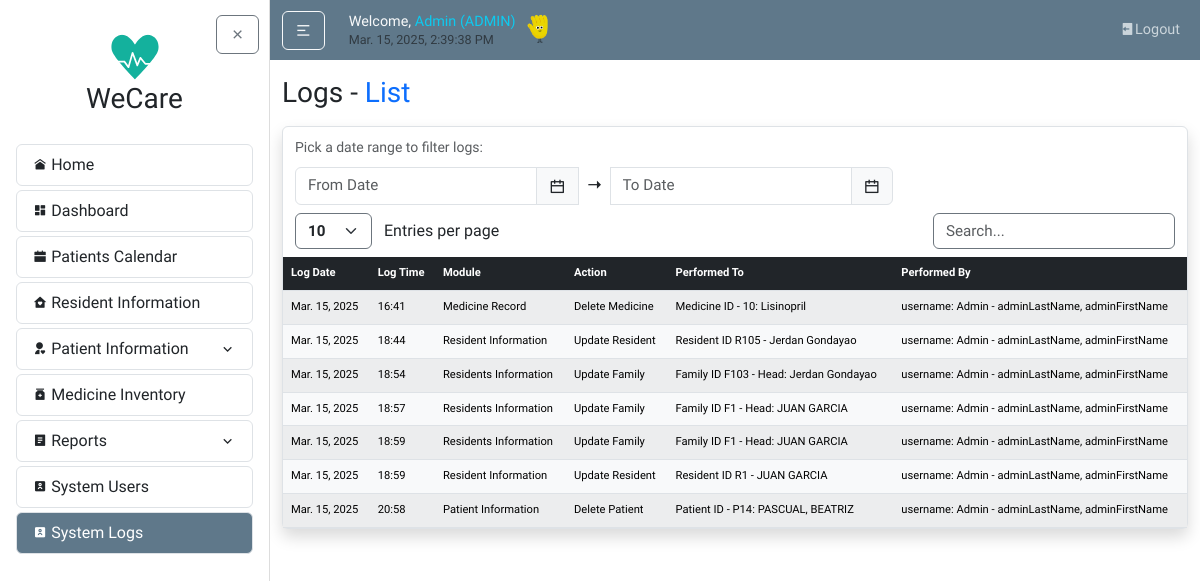
The page /logs/ (signed in) on the database as committed earlier.
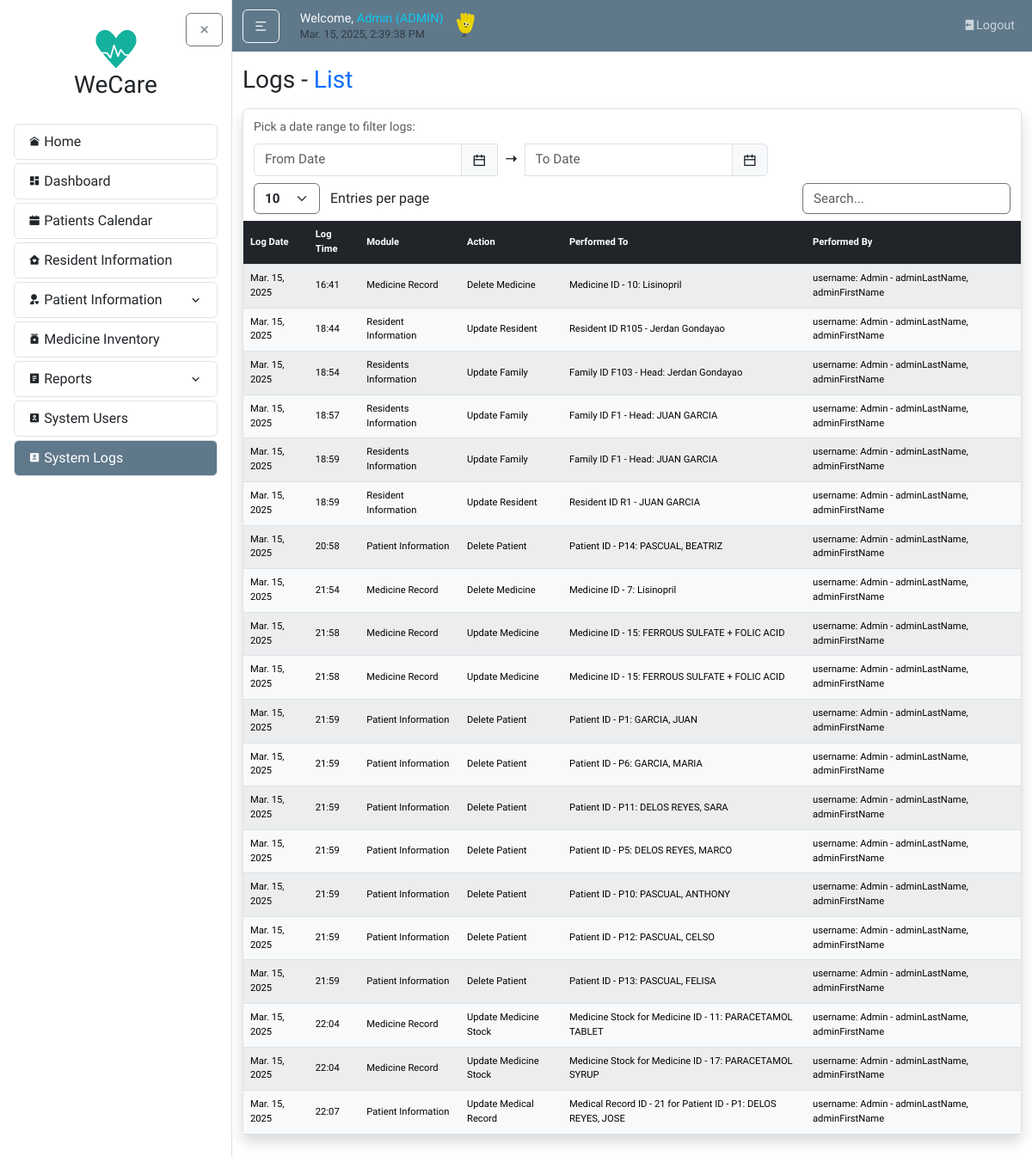
The same page on the database as committed later.
### logs/models.py (models this page shows)
class Logs(models.Model):
    datelog = models.DateField()
    timelog = models.TimeField()
    module = models.CharField(max_length=20)
    action = models.CharField(max_length=20)
    performed_to = models.CharField(max_length=20)
    performed_by = models.CharField(max_length=20)

### users/decorators.py (the view)
        def wrapper(request, *args, **kwargs):
            try:
                profile = request.user.userprofile
                if profile.userrole == 'ADMIN' or profile.userrole in allowed_roles:
                    return view_func(request, *args, **kwargs)
                else:
                    messages.warning(
                        request,
                        f"You don't have permission to access the {module_name} module."
                    )
                    return redirect('home')
            except UserProfile.DoesNotExist:
                messages.warning(
                    request,
                    f"Complete your profile to access the {module_name} module."
                )
                return redirect('home')

### logs/views.py (called while the page is built)
@login_required
@role_required(['ADMIN'], 'Logs')
def logs_list(request):
    start_date = request.GET.get('start_date')
    end_date = request.GET.get('end_date')
    logs = Logs.objects.all()
    if start_date and end_date:
        logs = logs.filter(datelog__range=[start_date, end_date])
    elif start_date:
        logs = logs.filter(datelog__gte=start_date)
    elif end_date:
        logs = logs.filter(datelog__lte=end_date)
    return render(request, 'logs/logs_list.html', {'logs': logs})

### logs/templates/logs/logs_list.html (shortened to what this page needs)
{% extends "home/layout.html" %}
{% block body %}
<h3 class="mb-3">Logs - <span class="text-primary">List</span></h3>
<article class="content-section border rounded p-0 shadow">
  <div class="container">
    <div class="row mt-2">
      <div class="col-auto">
        <small class="text-muted">Pick a date range to filter logs:</small>
        <form method="get" id="dateFilterForm" class="my-auto">
          <div class="input-group mt-2" style="font-size: calc(0.8rem + 0.2vw);">
            <input type="text" id="filter_start_date" name="start_date" class="form-control flatpickr-range" placeholder="From Date" value="{{ request.GET.start_date }}" style="font-size: calc(0.8rem + 0.2vw);">
            <span class="input-group-text">
              <i class="ri-calendar-line"></i>
            </span>
            <i class="ri-arrow-right-long-fill my-auto mx-2"></i>
            <input type="text" id="filter_end_date" name="end_date" class="form-control flatpickr-range" placeholder="To Date" value="{{ request.GET.end_date }}" style="font-size: calc(0.8rem + 0.2vw);">
            <span class="input-group-text">
              <i class="ri-calendar-line"></i>
            </span>
          </div>
        </form>
      </div>
    </div>
    <div class="d-flex justify-content-between align-items-center mt-2 mb-2">
      <div>
        <select id="Entries" class="form-select d-inline w-auto border-secondary fw-bold" style="font-size: calc(0.8rem + 0.2vw); cursor: pointer;">
          <option value="10">10</option>
        </select>
        <span class="ms-2">Entries per page</span>
      </div>
      <div>
        <input type="text" id="SearchBar" class="form-control d-inline w-auto border-secondary" placeholder="Search..." style="font-size: calc(0.8rem + 0.2vw);">
      </div>
    </div>
  </div>
  <div class="table-responsive mt-2">
    <table class="table table-light table-striped text-center m-0 px-0 projectTables" id="dataTable">
      <thead class="table-dark">
        <tr>
          <th class="text-start">Log Date</th>
          <th class="text-start">Log Time</th>
          <th class="text-start">Module</th>
          <th class="text-start">Action</th>
          <th class="text-start">Performed To</th>
          <th class="text-start">Performed By</th>
        </tr>
      </thead>
      <tbody>
        {% for log in logs %}
        <tr>
          <td class="align-middle text-start">{{ log.datelog|date:"M. d, Y" }}</td>
          <td class="align-middle text-start">
            {% if log.timelog %}
              {{ log.timelog|time:"H:i" }}
            {% else %}
              N/A
            {% endif %}
          </td>
          <td class="align-middle text-start">{{ log.module }}</td>
          <td class="align-middle text-start">{{ log.action }}</td>
          <td class="align-middle text-start">{{ log.performed_to }}</td>
          <td class="align-middle text-start">{{ log.performed_by }}</td>
        </tr>
        {% endfor %}
      </tbody>
    </table>
  </div>
</article>
{% endblock body %}

Rows that differ between the two databases and show on the page:
added Logs: datelog "Mar. 15, 2025", timelog "21:54", module "Medicine Record", action "Delete Medicine", performed_to "Medicine ID - 7: Lisinopril", performed_by "username: Admin - adminLastName, adminFirstName"
added Logs: datelog "Mar. 15, 2025", timelog "21:58", module "Medicine Record", action "Update Medicine", performed_to "Medicine ID - 15: FERROUS SULFATE + FOLIC ACID", performed_by "username: Admin - adminLastName, adminFirstName"
added Logs: datelog "Mar. 15, 2025", timelog "21:58", module "Medicine Record", action "Update Medicine", performed_to "Medicine ID - 15: FERROUS SULFATE + FOLIC ACID", performed_by "username: Admin - adminLastName, adminFirstName"
added Logs: datelog "Mar. 15, 2025", timelog "21:59", module "Patient Information", action "Delete Patient", performed_to "Patient ID - P1: GARCIA, JUAN", performed_by "username: Admin - adminLastName, adminFirstName"
added Logs: datelog "Mar. 15, 2025", timelog "21:59", module "Patient Information", action "Delete Patient", performed_to "Patient ID - P6: GARCIA, MARIA", performed_by "username: Admin - adminLastName, adminFirstName"
added Logs: datelog "Mar. 15, 2025", timelog "21:59", module "Patient Information", action "Delete Patient", performed_to "Patient ID - P11: DELOS REYES, SARA", performed_by "username: Admin - adminLastName, adminFirstName"
added Logs: datelog "Mar. 15, 2025", timelog "21:59", module "Patient Information", action "Delete Patient", performed_to "Patient ID - P5: DELOS REYES, MARCO", performed_by "username: Admin - adminLastName, adminFirstName"
added Logs: datelog "Mar. 15, 2025", timelog "21:59", module "Patient Information", action "Delete Patient", performed_to "Patient ID - P10: PASCUAL, ANTHONY", performed_by "username: Admin - adminLastName, adminFirstName"
added Logs: datelog "Mar. 15, 2025", timelog "21:59", module "Patient Information", action "Delete Patient", performed_to "Patient ID - P12: PASCUAL, CELSO", performed_by "username: Admin - adminLastName, adminFirstName"
added Logs: datelog "Mar. 15, 2025", timelog "21:59", module "Patient Information", action "Delete Patient", performed_to "Patient ID - P13: PASCUAL, FELISA", performed_by "username: Admin - adminLastName, adminFirstName"
added Logs: datelog "Mar. 15, 2025", timelog "22:04", module "Medicine Record", action "Update Medicine Stock", performed_to "Medicine Stock for Medicine ID - 11: PARACETAMOL TABLET", performed_by "username: Admin - adminLastName, adminFirstName"
added Logs: datelog "Mar. 15, 2025", timelog "22:04", module "Medicine Record", action "Update Medicine Stock", performed_to "Medicine Stock for Medicine ID - 17: PARACETAMOL SYRUP", performed_by "username: Admin - adminLastName, adminFirstName"
added Logs: datelog "Mar. 15, 2025", timelog "22:07", module "Patient Information", action "Update Medical Record", performed_to "Medical Record ID - 21 for Patient ID - P1: DELOS REYES, JOSE", performed_by "username: Admin - adminLastName, adminFirstName"
